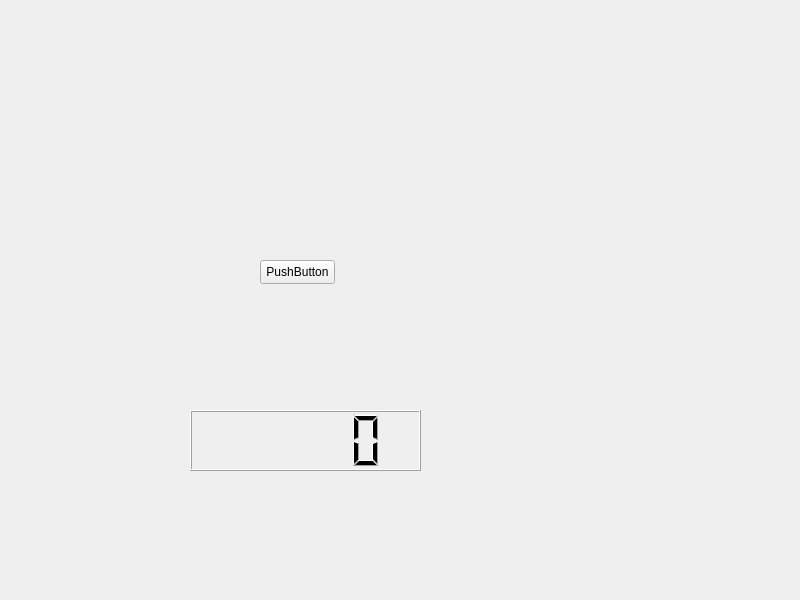
<?xml version="1.0" encoding="UTF-8"?>
<ui version="4.0">
 <class>Widget</class>
 <widget class="QWidget" name="Widget">
  <property name="geometry">
   <rect>
    <x>0</x>
    <y>0</y>
    <width>800</width>
    <height>600</height>
   </rect>
  </property>
  <property name="windowTitle">
   <string>Widget</string>
  </property>
  <widget class="QPushButton" name="pushButton">
   <property name="geometry">
    <rect>
     <x>260</x>
     <y>260</y>
     <width>75</width>
     <height>24</height>
    </rect>
   </property>
   <property name="text">
    <string>PushButton</string>
   </property>
  </widget>
  <widget class="QLCDNumber" name="lcdNumber">
   <property name="geometry">
    <rect>
     <x>190</x>
     <y>410</y>
     <width>231</width>
     <height>61</height>
    </rect>
   </property>
  </widget>
 </widget>
 <resources/>
 <connections/>
</ui>
